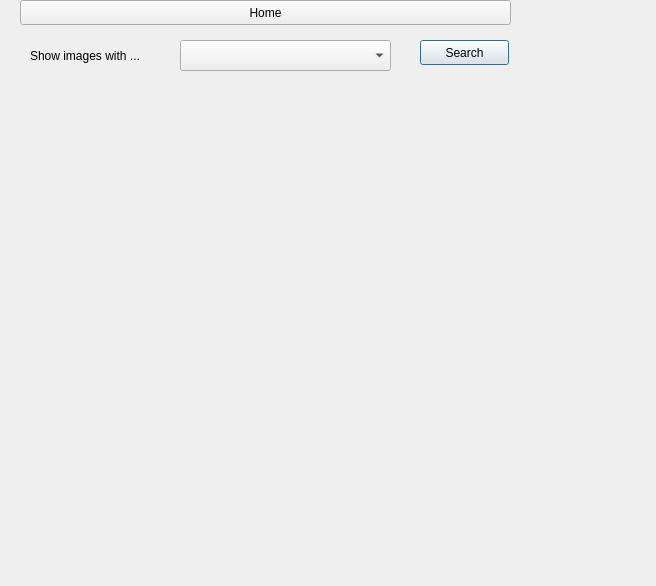
<?xml version="1.0" encoding="UTF-8"?>
<ui version="4.0">
 <class>ImageGallery</class>
 <widget class="QDialog" name="ImageGallery">
  <property name="geometry">
   <rect>
    <x>0</x>
    <y>0</y>
    <width>656</width>
    <height>586</height>
   </rect>
  </property>
  <property name="windowTitle">
   <string>Dialog</string>
  </property>
  <widget class="QComboBox" name="comboBox">
   <property name="geometry">
    <rect>
     <x>180</x>
     <y>40</y>
     <width>211</width>
     <height>31</height>
    </rect>
   </property>
  </widget>
  <widget class="QLabel" name="label">
   <property name="geometry">
    <rect>
     <x>30</x>
     <y>40</y>
     <width>151</width>
     <height>31</height>
    </rect>
   </property>
   <property name="text">
    <string>Show images with ... </string>
   </property>
  </widget>
  <widget class="QPushButton" name="searchbutton">
   <property name="geometry">
    <rect>
     <x>420</x>
     <y>40</y>
     <width>89</width>
     <height>25</height>
    </rect>
   </property>
   <property name="text">
    <string>Search</string>
   </property>
  </widget>
  <widget class="QPushButton" name="homebutton">
   <property name="geometry">
    <rect>
     <x>20</x>
     <y>0</y>
     <width>491</width>
     <height>25</height>
    </rect>
   </property>
   <property name="text">
    <string>Home</string>
   </property>
  </widget>
 </widget>
 <resources/>
 <connections/>
</ui>
